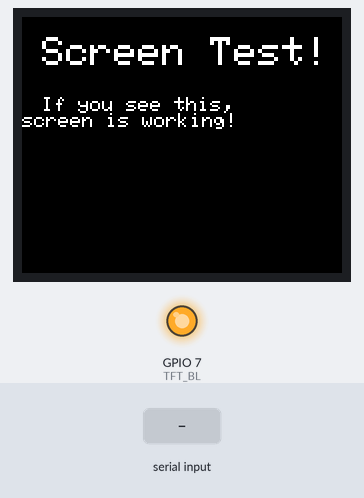
Bench run of a sketch on a simulated ESP32. Parts: 160×128 colour display, output pins drawn as LEDs (lit = HIGH). The test bench sets the inputs (shaded band). What the sketch prints to the serial monitor is not drawn.

Above: at 5.4 s.
5.5 s: "mode=\n" received over Serial
At 6.6 s:
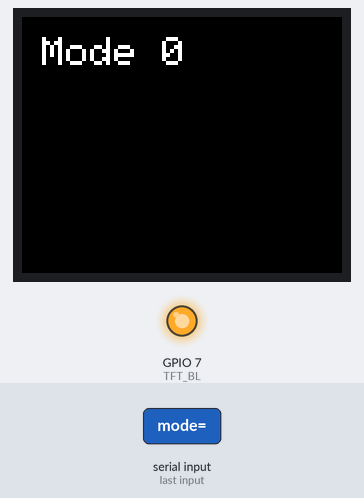
7.0 s: "mode=90\n" received over Serial
At 7.8 s:
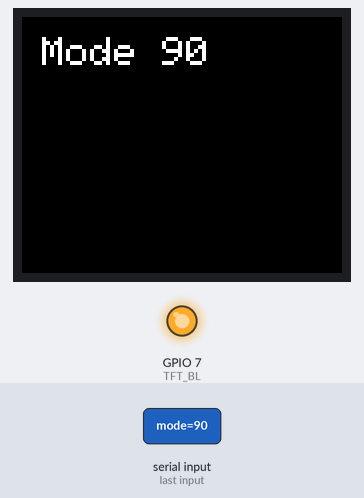
Timing chart, 0 to 10.0 s (numbered marks = the images above; inputs shaded):
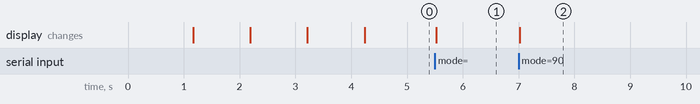

The sketch:

screen_test.ino
```cpp
// ===================== 引脚定义 =====================
#define TFT_CS    10
#define TFT_DC     9
#define TFT_RST    8
#define TFT_SCLK  12
#define TFT_MOSI  11
#define TFT_BL     7

#include <Adafruit_GFX.h>
#include <Adafruit_ST7735.h>
#include <U8g2_for_Adafruit_GFX.h>

Adafruit_ST7735 tft(TFT_CS, TFT_DC, TFT_MOSI, TFT_SCLK, TFT_RST);
U8G2_FOR_ADAFRUIT_GFX u8g2Fonts;

void setup() {
  Serial.begin(115200);
  delay(1000);

  Serial.println("===== 屏幕测试程序启动 =====");

  // 初始化背光
  pinMode(TFT_BL, OUTPUT);
  digitalWrite(TFT_BL, HIGH);

  Serial.println("背光已打开");

  // 尝试多种初始化模式
  Serial.println("尝试 INITR_BLACKTAB 模式...");
  tft.initR(INITR_BLACKTAB);
  tft.setRotation(1);

  Serial.println("填充红色...");
  tft.fillScreen(ST7735_RED);
  delay(1000);

  Serial.println("填充绿色...");
  tft.fillScreen(ST7735_GREEN);
  delay(1000);

  Serial.println("填充蓝色...");
  tft.fillScreen(ST7735_BLUE);
  delay(1000);

  Serial.println("填充黑色...");
  tft.fillScreen(ST7735_BLACK);

  Serial.println("显示测试文字...");
  tft.setCursor(10, 10);
  tft.setTextColor(ST7735_WHITE);
  tft.setTextSize(2);
  tft.println("Screen Test!");

  tft.setCursor(10, 40);
  tft.setTextSize(1);
  tft.println("If you see this,");
  tft.println("screen is working!");

  Serial.println("===== 测试完成 =====");
  Serial.println("现在尝试其他模式...");
  Serial.println("发送 'mode=1' 到串口切换模式");
}

void loop() {
  if (Serial.available() > 0) {
    String cmd = Serial.readStringUntil('\n');
    cmd.trim();

    if (cmd.startsWith("mode=")) {
      int mode = cmd.substring(5).toInt();
      Serial.print("切换到模式: ");
      Serial.println(mode);

      switch(mode) {
        case 1:
          tft.initR(INITR_BLACKTAB);
          Serial.println("INITR_BLACKTAB");
          break;
        case 2:
          tft.initR(INITR_GREENTAB);
          Serial.println("INITR_GREENTAB");
          break;
        case 3:
          tft.initR(INITR_REDTAB);
          Serial.println("INITR_REDTAB");
          break;
        case 4:
          tft.initR(INITR_MINI160x80);
          Serial.println("INITR_MINI160x80");
          break;
      }
      tft.setRotation(1);
      tft.fillScreen(ST7735_BLACK);
      tft.setCursor(10, 10);
      tft.setTextColor(ST7735_WHITE);
      tft.setTextSize(2);
      tft.print("Mode ");
      tft.println(mode);
    }
  }
}
```

Measured:
- after the input at 5.5 s, the display: changes at once (image 1)
- after the input at 7.0 s, the display: changes at once (image 2)
